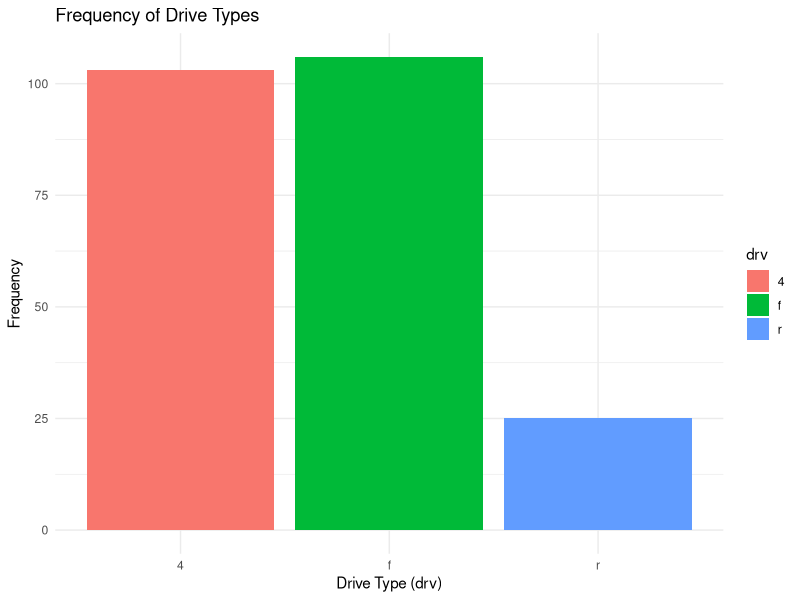
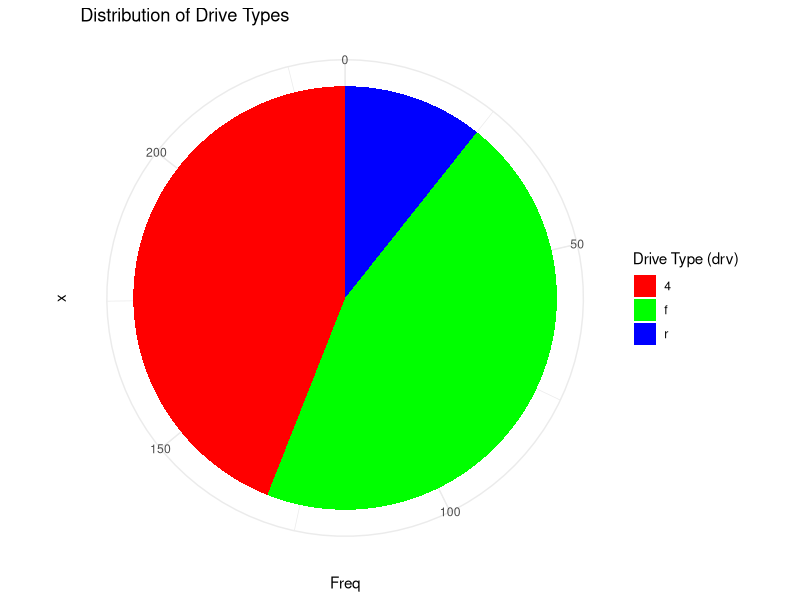
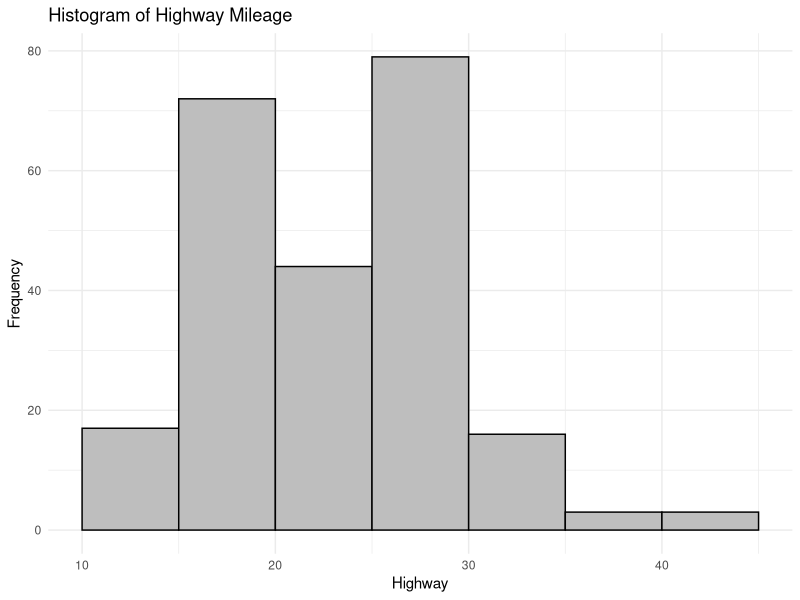
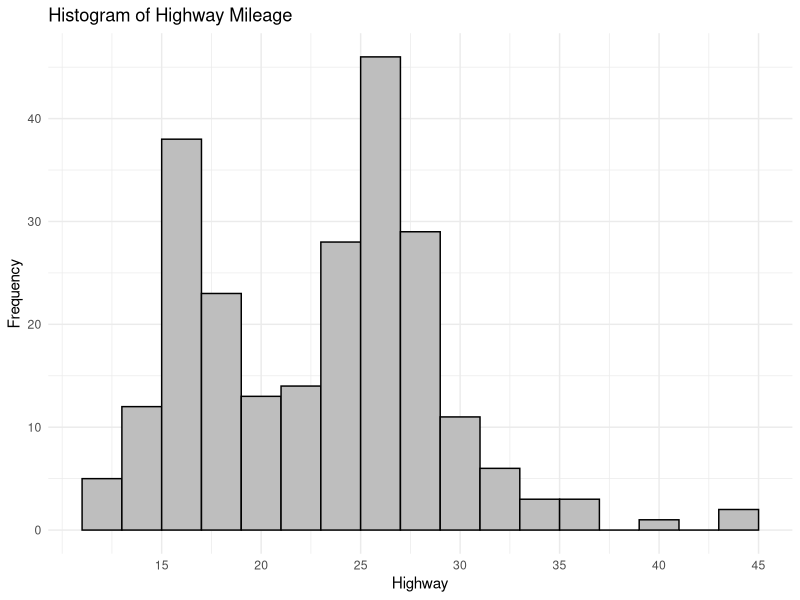
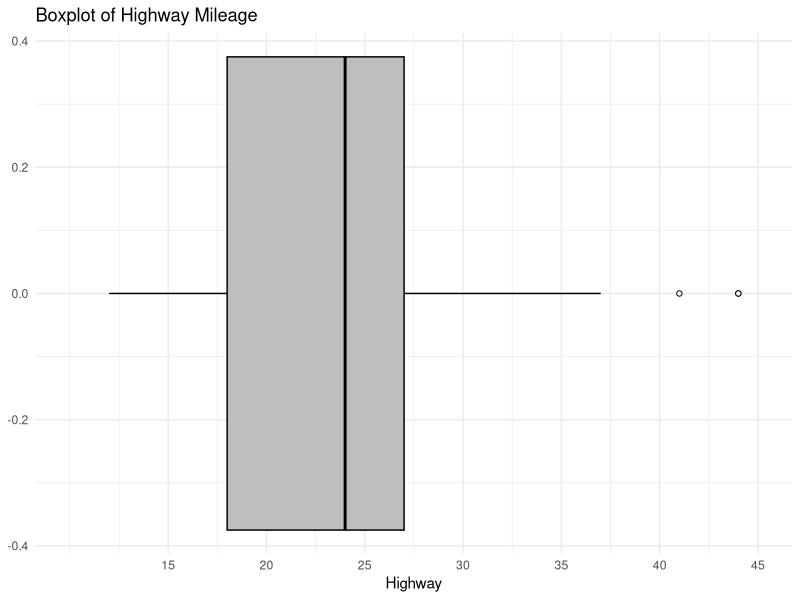
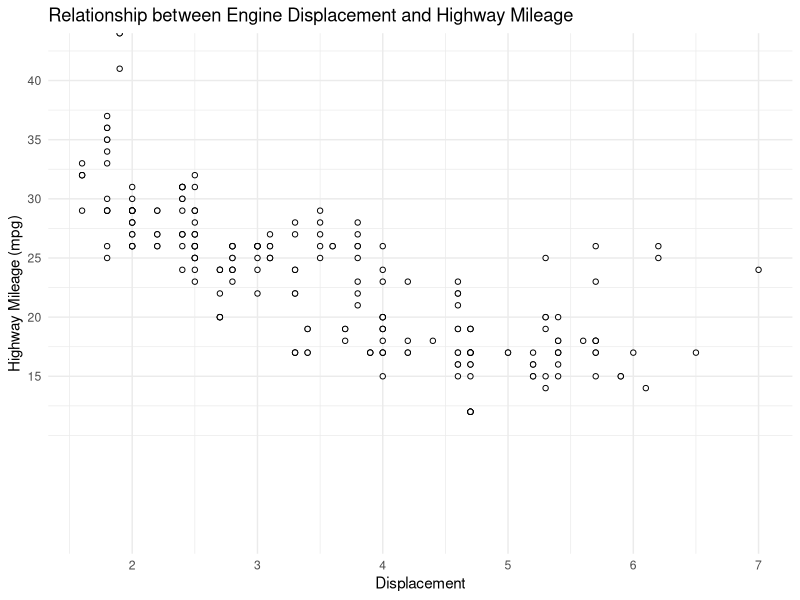
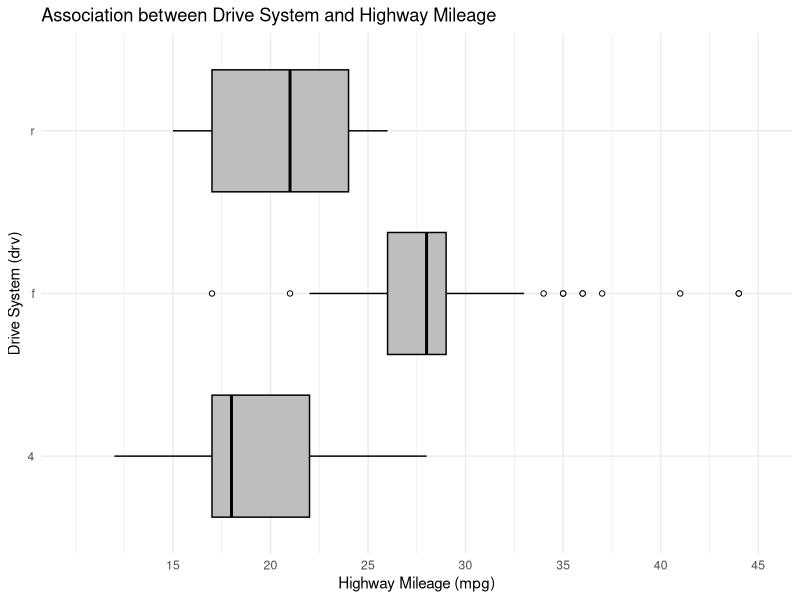
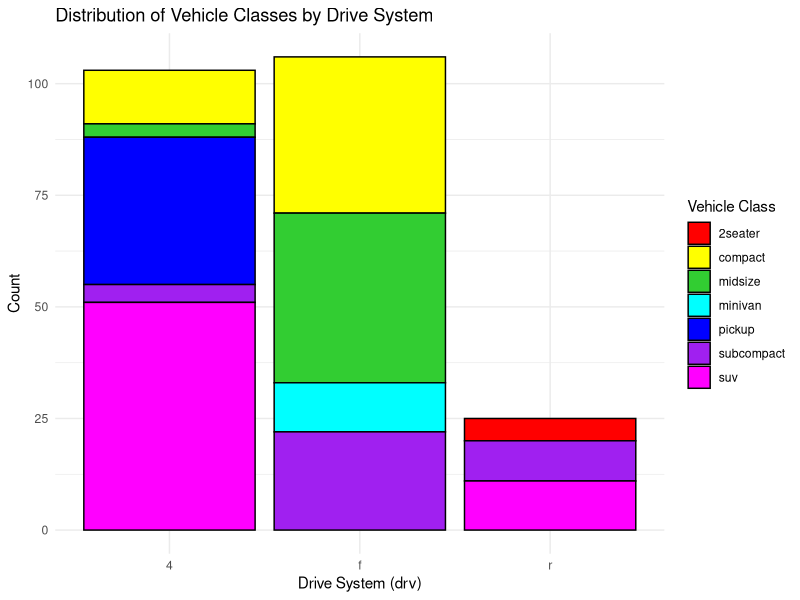

Write the R code that produced these figures, in order.
## ---- chunk 1
# Load the necessary packages
library(tidyverse)
library(palmerpenguins)
library(gridExtra)
## ---- chunk 2
# Load the mpg dataset as a Data Frame
df <- as.data.frame(mpg)

# Check the Data Frame
head(df)
## ---- chunk 3
# Create a frequency table for the 'drv' variable
freq_table <- as.data.frame(table(mpg$drv))

# Calculate relative frequency and percentage
freq_table$rel_Freq <- round(freq_table$Freq / sum(freq_table$Freq), 2)
freq_table$Percentage <- round(freq_table$rel_Freq * 100, 2)

# Rename the columns for clarity
colnames(freq_table) <- c("drv", "Freq", "rel_Freq", "Percentage")

# Print the frequency table
print(freq_table)
## ---- chunk 4
# Create a bar chart
ggplot(freq_table, aes(x = drv, y = Freq, fill = drv)) +
  geom_bar(stat = "identity") +
  labs(title = "Frequency of Drive Types", x = "Drive Type (drv)", y = "Frequency") +
  theme_minimal()
## ---- chunk 5
# Create a pie chart
ggplot(freq_table, aes(x = "", y = Freq, fill = drv)) +
  geom_bar(stat = "identity", width = 1) +
  coord_polar(theta = "y") +
  scale_fill_manual(values = c("4" = "red", "f" = "green", "r" = "blue")) +
  labs(title = "Distribution of Drive Types", fill = "Drive Type (drv)") +
  theme_minimal()
## ---- chunk 6
# Simple histogram with custom breaks
ggplot(df, aes(x = hwy)) +
  geom_histogram(breaks = c(10, 15, 20, 25, 30, 35, 40, 45), 
      fill = "grey", color = "black") +
  labs(title = "Histogram of Highway Mileage", x = "Highway", y = "Frequency") +
  theme_minimal()
## ---- chunk 7
# Histogram with x-axis labeled from 15 to 45 in steps of 5
ggplot(df, aes(x = hwy)) +
  geom_histogram(binwidth = 2, fill = "grey", color = "black") +
  labs(title = "Histogram of Highway Mileage", x = "Highway", y = "Frequency") +
  scale_x_continuous(breaks = seq(15, 45, by = 5)) +
  theme_minimal()
## ---- chunk 8
# Simple Boxplot
ggplot(df, aes(x = hwy)) +
  geom_boxplot(fill = "grey", color = "black", outlier.shape = 21, 
               outlier.fill = "white", outlier.color = "black") +
  scale_x_continuous(breaks = seq(15, 45, by = 5), limits = c(10, 45), name = "Highway") +
  labs(title = "Boxplot of Highway Mileage") +
  theme_minimal()
## ---- chunk 9
# Scatter plot with adjusted y-axis limits, no grid, and white points with black borders
ggplot(df, aes(x = displ, y = hwy)) +
  geom_point(color = "black", fill = "white", shape = 21) +
  labs(title = "Relationship between Engine Displacement and Highway Mileage", 
       x = "Displacement", 
       y = "Highway Mileage (mpg)") +
  scale_y_continuous(breaks = seq(15, 45, by = 5), limits = c(0, NA), expand = c(0, 0)) +
  theme_minimal()
## ---- chunk 10
# boxplot showing the association between highway mileage and drive system 
ggplot(df, aes(y = drv, x = hwy)) +
  geom_boxplot(fill = "grey", color = "black", outlier.shape = 21, 
               outlier.fill = "white", outlier.color = "black") +
  labs(title = "Association between Drive System and Highway Mileage",
       y = "Drive System (drv)", 
       x = "Highway Mileage (mpg)") +
  scale_x_continuous(breaks = seq(15, 45, by = 5), limits = c(10, 45)) +
  theme_minimal()

## ---- chunk 11
# Stacked bar chart showing the distribution of vehicle classes within each drive type
ggplot(df, aes(x = drv, fill = class)) +
  geom_bar(position = "stack", color = "black") +
  labs(title = "Distribution of Vehicle Classes by Drive System", 
       x = "Drive System (drv)", 
       y = "Count", 
       fill = "Vehicle Class") +
  scale_fill_manual(values = c("suv" = "magenta", 
                               "subcompact" = "purple", 
                               "pickup" = "blue",
                               "minivan" = "cyan", 
                               "midsize" = "limegreen", 
                               "compact" = "yellow", 
                               "2seater" = "red")) +
  theme_minimal()

## ---- chunk 12
# Clustered bar chart showing association between drv and class
df_complete <- as.data.frame(table(mpg$drv, mpg$class))
colnames(df_complete) <- c("drv", "class", "n")

ggplot(df_complete, aes(x = drv, y = n, fill = class)) +
  geom_bar(stat = "identity", position = "dodge", color = "black") +
  labs(title = "Association between categorical variables", 
       x = "Drive System (drv)", y = "Count", fill = "Vehicle Class") +
  scale_fill_manual(values = c("2seater" = "red", 
                               "compact" = "yellow", 
                               "midsize" = "limegreen",
                               "minivan" = "cyan", 
                               "pickup" = "blue", 
                               "subcompact" = "purple", 
                               "suv" = "magenta")) +
  theme_minimal() 
## ---- chunk 13
# Stacked bar chart with proportions
df_propor <- df_complete
df_propor$proportion <- df_propor$n / ave(df_propor$n, df_propor$drv, FUN = sum)

ggplot(df_propor, aes(x = drv, y = proportion, fill = class)) +
  geom_bar(stat = "identity", position = "fill", color = "black") +
  labs(title = "Proportion of Vehicle Classes by Drive System",
       x = "Drive System (drv)", 
       y = "Proportion", 
       fill = "Vehicle Class") +
  scale_y_continuous(labels = scales::percent) +
  scale_fill_manual(values = c("2seater" = "red", 
                               "compact" = "yellow", 
                               "midsize" = "limegreen",
                               "minivan" = "cyan", 
                               "pickup" = "blue", 
                               "subcompact" = "purple", 
                               "suv" = "magenta")) +
  theme_minimal()
## ---- chunk 14
# Scatter plot to show the association between engine displacement and highway mileage
ggplot(data = mpg, aes(x = displ, y = hwy)) +
  geom_point(aes(shape = fl, color = class)) +
  geom_smooth(method = "lm", se = F) +
  labs(title = "Association between Engine Displacement and Highway Mileage",
       x = "Engine Displacement (liters)",
       y = "Highway Mileage (mpg)",
       color = "Car Class",
       shape = "Fuel Type")
## ---- chunk 15
# Scatter plot using geom_point
point_plot <- ggplot(data = mpg, aes(x = cty, y = hwy)) + 
  geom_point(alpha = 0.6) +  # Add slight transparency for overlapping points
  labs(title = "Scatterplot using geom_point", x = "City MPG", y = "Highway MPG") +
  theme_minimal()

# Count plot using geom_count
count_plot <- ggplot(data = mpg, aes(x = cty, y = hwy)) + 
  geom_count(color = "blue", alpha = 0.6) +  # Color to enhance density visibility
  labs(title = "Count Plot using geom_count", x = "City MPG", y = "Highway MPG") +
  theme_minimal()

# Display plots side by side
grid.arrange(point_plot, count_plot, ncol = 2)

## ---- chunk 16
# Load the penguins dataset
data(penguins)

# Original (copy of the homework)
ggplot(data = penguins, aes(fill = island, x = species)) +
geom_bar(aes(y = after_stat(prop))) +
  labs(title = "Orginal Plot")

# Improved version with absolute counts displayed over proportionally filled bars
p <- ggplot(data = penguins, aes(x = species, fill = island)) + 
  geom_bar(position = "stack") +
  geom_text(stat = "count",
            aes(label = after_stat(count)),
            position = position_stack(vjust = 0.5),
            color = "white",
            vjust = 1.5) +
  labs(title = "Count of Penguin Species by Island with Proportion",
       x = "Penguin Species",
       y = "Count") +
  scale_fill_manual(values = c("Biscoe" = "steelblue",
                               "Dream" = "coral", 
                               "Torgersen" = "lightgreen")) +
  theme_minimal()

# Display the plot
p
## ---- chunk 17
# Load the diamonds dataset
data(diamonds)

# Basic bar chart - Clarity distribution grouped by diamond cut
bar_plot <- ggplot(diamonds, aes(x = cut, fill = clarity)) + 
  geom_bar(position = "dodge") +  # 'dodge' position for grouped bars
  labs(title = "Diamond Cut by Clarity (Grouped Bar Chart)", 
       x = "Diamond Cut", y = "Count") +
  theme_minimal() +
  theme(legend.position = "bottom", legend.title = element_blank(),
        plot.margin = unit(c(1, 1, 1, 1), "cm"))  # Add margin for spacing

# Stacked bar chart - Clarity distribution stacked within each cut category
stacked_bar_plot <- ggplot(diamonds, aes(x = cut, fill = clarity)) + 
  geom_bar(position = "stack") +  # 'stack' position for cumulative counts
  labs(title = "Diamond Cut by Clarity (Stacked Bar Chart)", 
       x = "Diamond Cut", y = "Count") +
  theme_minimal() +
  theme(legend.position = "bottom", legend.title = element_blank(),
        plot.margin = unit(c(1, 1, 1, 1), "cm"))  # Add margin for spacing

# Pie chart - Proportions of clarity within each cut category
pie_chart <- ggplot(diamonds, aes(x = "", fill = clarity)) + 
  geom_bar(width = 1, position = "fill") +  # 'fill' to normalize each segment
  coord_polar("y") +  # Polar coordinates for pie chart effect
  facet_wrap(~cut) +  # Faceting to display one pie chart per cut
  labs(title = "Proportions of Clarity by Diamond Cut (Pie Chart)", 
       x = NULL, y = NULL) +
  theme_minimal() +
  theme(axis.title.x = element_blank(), 
        axis.title.y = element_blank(), 
        axis.text = element_blank(), 
        legend.position = "bottom", 
        legend.title = element_blank(),
        plot.margin = unit(c(1, 1, 1, 1), "cm"))  # Add margin for spacing

# Display the charts side by side with grid.arrange
grid.arrange(bar_plot, stacked_bar_plot, pie_chart, ncol = 3)
